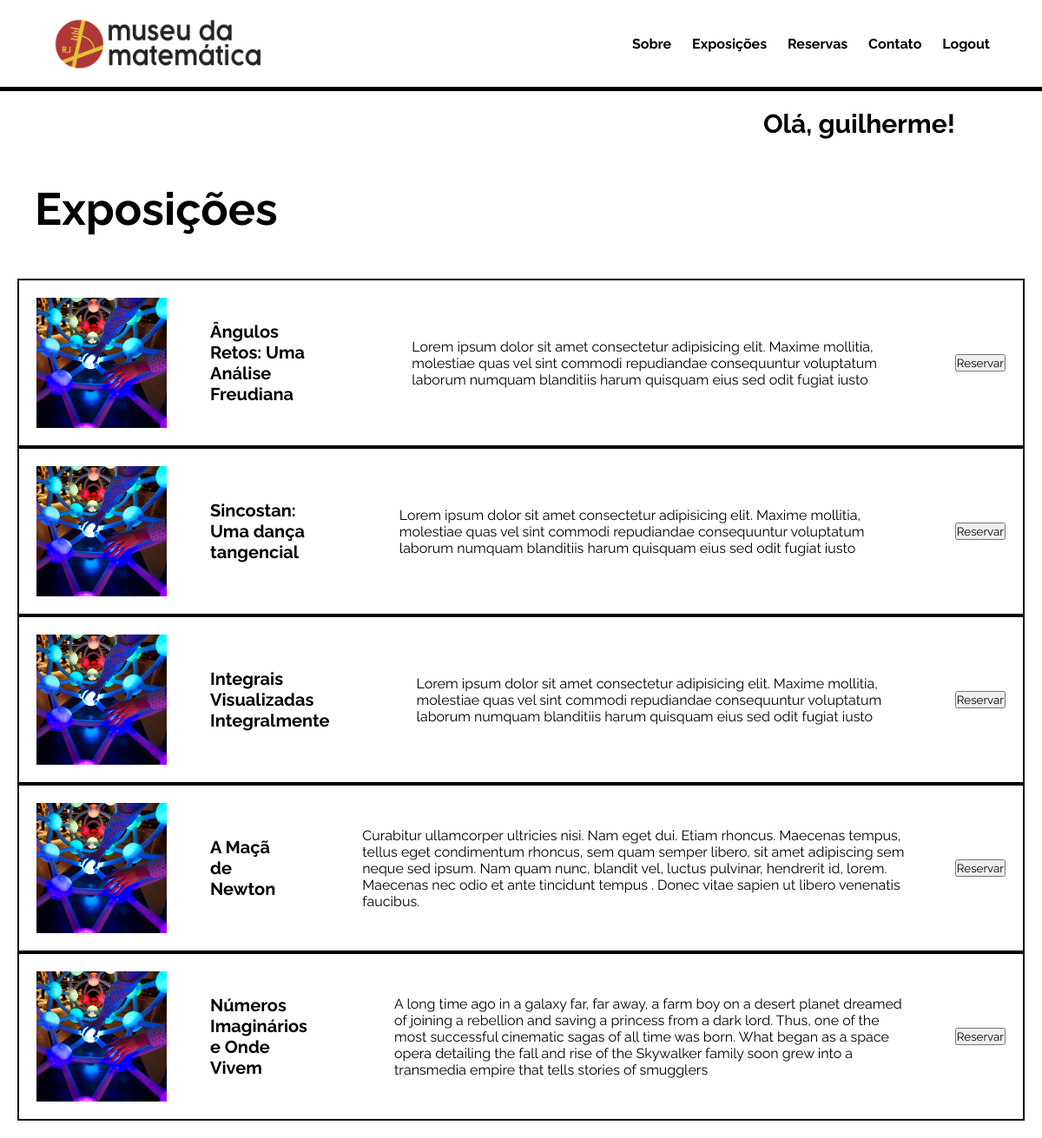
The app's page /exposicoes/ (signed in) with its own data.
### museu_matematica/models.py (models this page shows, shortened)
class Exposicao(models.Model):
    titulo = models.CharField(max_length=300)
    descricao = models.CharField(max_length=1000)

### museu_matematica/views.py (the view)
# urls.py: path('exposicoes/', ExposicaoListView.as_view(), name='exposicoes'),
class ExposicaoListView(View):
    def get(self, request, *args, **kwargs):
        exposicoes = Exposicao.objects.all()
        context = { 'exposicoes': exposicoes, }
        return render(request, 'museu_matematica/exposicoes.html', context)

### museu_matematica/templates/museu_matematica/exposicoes.html (shortened to what this page needs)
{% load static %}
    <!DOCTYPE html>
    <html lang="pt-BR">
    <head>
        <link rel="stylesheet" href="{% static 'museu-matematica/css/styles.css' %}">
    </head>
    <body>
        {% include 'museu_matematica/header.html' %}
        <div class ="hellotext_wrapper">
            <h3 class="hellotext">Olá, {% firstof user.username "visitante" %}!</h3>
            <h1 class="exposicoes_text">Exposições</h1>
        </div>
        <div class="exp_container">
            {% for exposicao in exposicoes %}
            <div class="exp_card">
                <img src="{% static 'museu-matematica/images/exposicao.jpg' %}">
                <p class="exp_card_title">{{exposicao.titulo}}</p>
                <p>{{exposicao.descricao}}</p>
                <div class="exp_buttons">
                    {% if not request.user.is_authenticated %}
                        <h4>Faça login para reservar</h4>
                    {% else %}
                        {% if request.user.is_superuser %}
                            <form action="{% url 'exposicao-editar' pk=exposicao.id %}">
                                <input type="submit" value="Editar" />
                            </form>
                            <form action="{% url 'exposicao-delete' pk=exposicao.id %}">
                                <input type="submit" value="Excluir" />
                            </form>
                        {% else %}
                        <form action="{% url 'reservar' pk=exposicao.id %}">
                            <input type="submit" value="Reservar" />
                        </form>
                        {% endif %}
                    {% endif %}
                </div>
            </div>
            {% empty %}
            <h3>Nenhuma exposição cadastrada, volte mais tarde!</h3>
            {% endfor %}
        </div>
    </body>
    </html>

### museu_matematica/static/museu-matematica/css/styles.css (style rules this page uses)
* { margin: 0; padding: 0; }
:root { --color-primary: #C41E1E; --color-secondary: #d3a422; --color-gray: #888888; }
body, input, select { font-family: 'Raleway', sans-serif; }
h1 { font-size: 52px; }
h3 { font-size: 30px; }
.exposicoes_text { padding-top: 50px; padding-bottom: 10px; padding-left: 20px; }
.exp_container { display: flex; flex-direction: column; align-items: center; justify-content: center; padding: 20px; }
.exp_card { padding: 20px; display: flex; justify-content: center; align-items: center; border: 2px solid black; }
.exp_card p { margin-left: 50px; margin-right: 50px; }
.exp_card img { width: 150px; height: 150px; object-fit: cover; }
.exp_card_title { font-weight: bold; font-size: 20px; }
.hellotext_wrapper { padding: 20px; }
.hellotext { text-align: end; padding-right: 80px; }

### records on screen
Exposicao: titulo "Ângulos Retos: Uma Análise Freudiana", descricao "Lorem ipsum dolor sit amet consectetur adipisicing elit. Maxime mollitia, molestiae quas vel sint commodi repudiandae consequuntur voluptatum laborum numquam blanditiis harum quisquam eius sed odit fugiat iusto"
Exposicao: titulo "Sincostan: Uma dança tangencial", descricao "Lorem ipsum dolor sit amet consectetur adipisicing elit. Maxime mollitia, molestiae quas vel sint commodi repudiandae consequuntur voluptatum laborum numquam blanditiis harum quisquam eius sed odit fugiat iusto"
Exposicao: titulo "Integrais Visualizadas Integralmente", descricao "Lorem ipsum dolor sit amet consectetur adipisicing elit. Maxime mollitia, molestiae quas vel sint commodi repudiandae consequuntur voluptatum laborum numquam blanditiis harum quisquam eius sed odit fugiat iusto"
Exposicao: titulo "A Maçã de Newton", descricao "Curabitur ullamcorper ultricies nisi. Nam eget dui. Etiam rhoncus. Maecenas tempus, tellus eget condimentum rhoncus, sem quam semper libero, sit amet adipiscing sem neque sed ipsum. Nam quam nunc, blandit vel, luctus pulvinar, hendrerit id, lorem. Maecenas nec odio et ante tincidunt tempus . Donec vitae sapien ut libero venenatis faucibus."
Exposicao: titulo "Números Imaginários e Onde Vivem", descricao "A long time ago in a galaxy far, far away, a farm boy on a desert planet dreamed of joining a rebellion and saving a princess from a dark lord. Thus, one of the most successful cinematic sagas of all time was born. What began as a space opera detailing the fall and rise of the Skywalker family soon grew into a transmedia empire that tells stories of smugglers"
